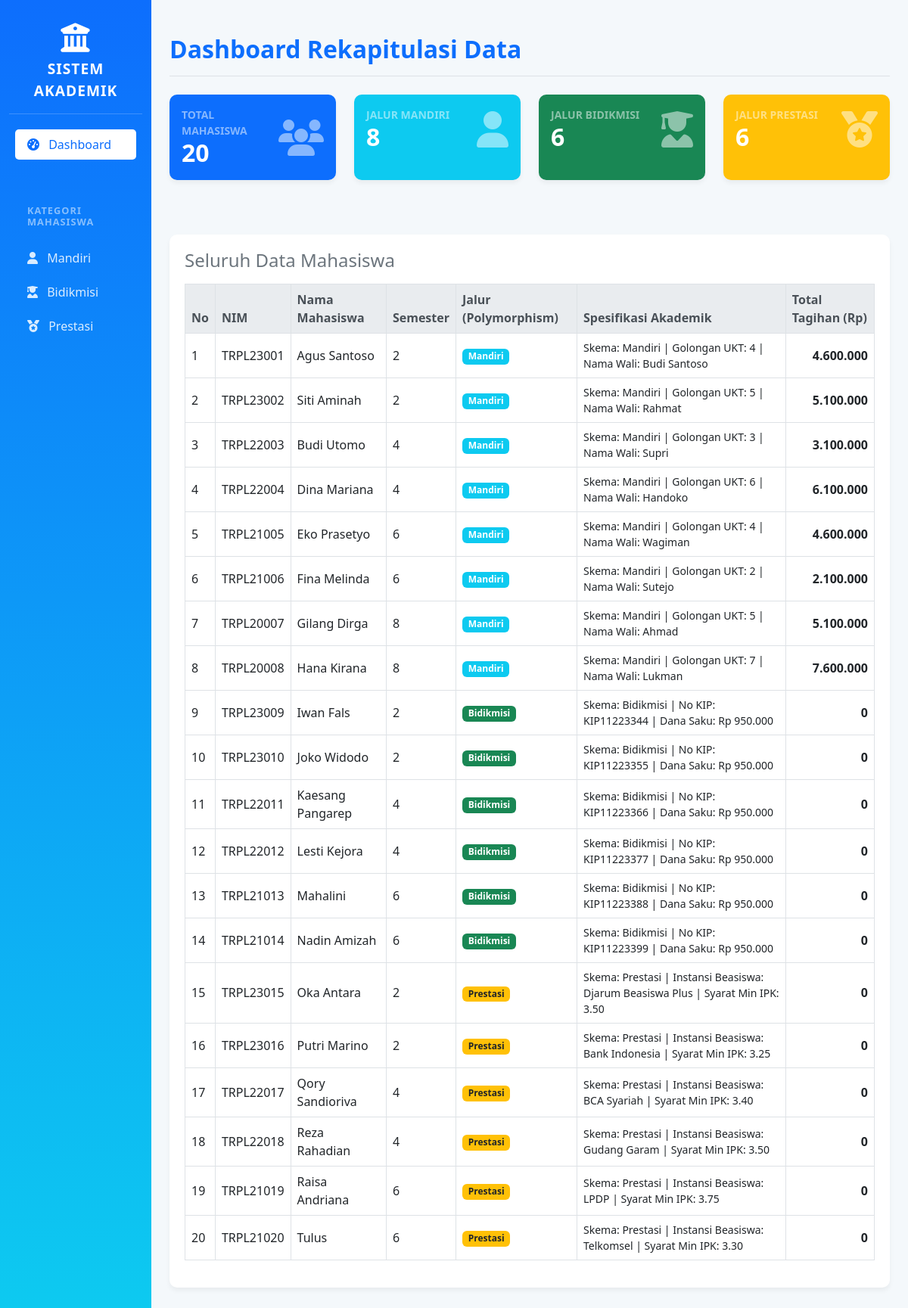
The page / on the database its author committed.
### tables this page shows
CREATE TABLE IF NOT EXISTS tabel_mahasiswa (
    id_mahasiswa INT AUTO_INCREMENT PRIMARY KEY,
    nama_mahasiswa VARCHAR(100) NOT NULL,
    nim VARCHAR(20) NOT NULL,
    semester INT NOT NULL,
    tarif_ukt_nominal DECIMAL(12,2) NOT NULL,
    jenis_pembiayaan ENUM('Mandiri', 'Bidikmisi', 'Prestasi') NOT NULL,
    
     
    golongan_ukt INT NULL,
    nama_wali VARCHAR(100) NULL,
    nomor_kip_kuliah VARCHAR(50) NULL,
    dana_saku_subsidi DECIMAL(12,2) NULL,
    nama_instansi_beasiswa VARCHAR(100) NULL,
    minimal_ipk_syarat DECIMAL(3,2) NULL
);

### classes/MahasiswaMandiri.php (called while the page is built, shortened)
<?php
require_once 'Mahasiswa.php';
class MahasiswaMandiri extends Mahasiswa
{
    protected $golonganUkt;
    protected $namaWali;
    public function __construct($id_mahasiswa, $nama_mahasiswa, $nim, $semester, $tarifUktNominal, $golonganUkt, $namaWali)
    {
        $this->golonganUkt = $golonganUkt;
        $this->namaWali = $namaWali;
    }
    public function hitungTagihanSemester()
    {
        return $this->tarifUktNominal + 100000;
    }
    public function tampilkanSpesifikasiAkademik()
    {
        return "Skema: Mandiri | Golongan UKT: {$this->golonganUkt} | Nama Wali: {$this->namaWali}";
    }
    public static function getMahasiswaMandiri($conn)
    {
        $sql = "SELECT * FROM tabel_mahasiswa WHERE jenis_pembiayaan = 'Mandiri'";
        $stmt = $conn->prepare($sql);
        $stmt->execute();
        $result = $stmt->fetchAll(PDO::FETCH_ASSOC);
        $data = [];
        foreach ($result as $row) {
            $data[] = new self(
                $row['id_mahasiswa'],
                $row['nama_mahasiswa'],
                $row['nim'],
                $row['semester'],
                $row['tarif_ukt_nominal'],
                $row['golongan_ukt'],
                $row['nama_wali']
            );
        }
        return $data;
    }
}

### classes/MahasiswaBidikmisi.php (called while the page is built, shortened)
<?php
require_once 'Mahasiswa.php';
class MahasiswaBidikmisi extends Mahasiswa
{
    protected $nomorKipKuliah;
    protected $danaSakuSubsidi;
    public function __construct($id_mahasiswa, $nama_mahasiswa, $nim, $semester, $tarifUktNominal, $nomorKipKuliah, $danaSakuSubsidi)
    {
        $this->nomorKipKuliah = $nomorKipKuliah;
        $this->danaSakuSubsidi = $danaSakuSubsidi;
    }
    public function hitungTagihanSemester()
    {
        return 0;
    }
    public function tampilkanSpesifikasiAkademik()
    {
        return "Skema: Bidikmisi | No KIP: {$this->nomorKipKuliah} | Dana Saku: Rp " . number_format($this->danaSakuSubsidi, 0, ',', '.');
    }
    public static function getMahasiswaBidikmisi($conn)
    {
        $sql = "SELECT * FROM tabel_mahasiswa WHERE jenis_pembiayaan = 'Bidikmisi'";
        $stmt = $conn->prepare($sql);
        $stmt->execute();
        $result = $stmt->fetchAll(PDO::FETCH_ASSOC);
        $data = [];
        foreach ($result as $row) {
            $data[] = new self(
                $row['id_mahasiswa'],
                $row['nama_mahasiswa'],
                $row['nim'],
                $row['semester'],
                $row['tarif_ukt_nominal'],
                $row['nomor_kip_kuliah'],
                $row['dana_saku_subsidi']
            );
        }
        return $data;
    }
}

### classes/MahasiswaPrestasi.php (called while the page is built, shortened)
<?php
require_once 'Mahasiswa.php';
class MahasiswaPrestasi extends Mahasiswa
{
    protected $namaInstansiBeasiswa;
    protected $minimalIpkSyarat;
    public function __construct($id_mahasiswa, $nama_mahasiswa, $nim, $semester, $tarifUktNominal, $namaInstansiBeasiswa, $minimalIpkSyarat)
    {
        $this->namaInstansiBeasiswa = $namaInstansiBeasiswa;
        $this->minimalIpkSyarat = $minimalIpkSyarat;
    }
    public function hitungTagihanSemester()
    {
        return $this->tarifUktNominal * 0.25;
    }
    public function tampilkanSpesifikasiAkademik()
    {
        return "Skema: Prestasi | Instansi Beasiswa: {$this->namaInstansiBeasiswa} | Syarat Min IPK: {$this->minimalIpkSyarat}";
    }
    public static function getMahasiswaPrestasi($conn)
    {
        $sql = "SELECT * FROM tabel_mahasiswa WHERE jenis_pembiayaan = 'Prestasi'";
        $stmt = $conn->prepare($sql);
        $stmt->execute();
        $result = $stmt->fetchAll(PDO::FETCH_ASSOC);
        $data = [];
        foreach ($result as $row) {
            $data[] = new self(
                $row['id_mahasiswa'],
                $row['nama_mahasiswa'],
                $row['nim'],
                $row['semester'],
                $row['tarif_ukt_nominal'],
                $row['nama_instansi_beasiswa'],
                $row['minimal_ipk_syarat']
            );
        }
        return $data;
    }
}

### classes/Mahasiswa.php (called while the page is built, shortened)
<?php
abstract class Mahasiswa
{
    protected $nama_mahasiswa;
    protected $nim;
    protected $semester;
    public function __construct($id_mahasiswa, $nama_mahasiswa, $nim, $semester, $tarifUktNominal)
    {
        $this->nama_mahasiswa  = $nama_mahasiswa;
        $this->nim             = $nim;
        $this->semester        = $semester;
        $this->tarifUktNominal = $tarifUktNominal;
    }
    public function getNamaMahasiswa()
    {
        return $this->nama_mahasiswa;
    }
    public function getNim()
    {
        return $this->nim;
    }
    public function getSemester()
    {
        return $this->semester;
    }
}

### index.php (the view, shortened to what this page needs)
<?php
require_once 'classes/MahasiswaMandiri.php';
require_once 'classes/MahasiswaBidikmisi.php';
require_once 'classes/MahasiswaPrestasi.php';
$database = Database::getInstance();
$pdo = $database->getConnection();
$page = isset($_GET['page']) ? $_GET['page'] : 'dashboard';
$dataMandiri   = MahasiswaMandiri::getMahasiswaMandiri($pdo);
$dataBidikmisi = MahasiswaBidikmisi::getMahasiswaBidikmisi($pdo);
$dataPrestasi  = MahasiswaPrestasi::getMahasiswaPrestasi($pdo);
$jmlMandiri   = count($dataMandiri);
$jmlBidikmisi = count($dataBidikmisi);
$jmlPrestasi  = count($dataPrestasi);
$totalData    = $jmlMandiri + $jmlBidikmisi + $jmlPrestasi;
?>
<!DOCTYPE html>
<html lang="id">
<head>
    <link href="https://cdn.jsdelivr.net/npm/bootstrap@5.3.0/dist/css/bootstrap.min.css" rel="stylesheet">
    <link rel="stylesheet" href="https://cdnjs.cloudflare.com/ajax/libs/font-awesome/6.4.0/css/all.min.css">
</head>
<body>
<div class="container-fluid">
    <div class="row">
        <nav class="col-md-3 col-lg-2 d-md-block sidebar collapse">
            <div class="position-sticky pt-3">
                <div class="sidebar-heading text-center">
                    <i class="fas fa-university mb-2 fa-2x"></i><br>
                    Sistem Akademik
                </div>
                <ul class="nav flex-column px-2">
                    <li class="nav-item">
                        <a class="nav-link <?= ($page == 'dashboard') ? 'active' : '' ?>" href="?page=dashboard">
                            <i class="fas fa-tachometer-alt me-2"></i> Dashboard
                        </a>
                    </li>
                    <li class="nav-item mt-3">
                        <h6 class="sidebar-heading text-white-50 px-3 mt-4 mb-1" style="font-size: 0.8rem; border-bottom: none;">Kategori Mahasiswa</h6>
                    </li>
                    <li class="nav-item">
                        <a class="nav-link <?= ($page == 'mandiri') ? 'active' : '' ?>" href="?page=mandiri">
                            <i class="fas fa-user me-2"></i> Mandiri
                        </a>
                    </li>
                    <li class="nav-item">
                        <a class="nav-link <?= ($page == 'bidikmisi') ? 'active' : '' ?>" href="?page=bidikmisi">
                            <i class="fas fa-user-graduate me-2"></i> Bidikmisi
                        </a>
                    </li>
                    <li class="nav-item">
                        <a class="nav-link <?= ($page == 'prestasi') ? 'active' : '' ?>" href="?page=prestasi">
                            <i class="fas fa-medal me-2"></i> Prestasi
                        </a>
                    </li>
                </ul>
            </div>
        </nav>
        <main class="col-md-9 ms-sm-auto col-lg-10 px-md-4 content-area">
            <div class="d-flex justify-content-between flex-wrap flex-md-nowrap align-items-center pt-3 pb-2 mb-4 border-bottom">
                <h1 class="h2 text-primary fw-bold">
                    <?php
                    if($page == 'dashboard') echo "Dashboard Rekapitulasi Data";
                    elseif($page == 'mandiri') echo "Daftar Registrasi - Mahasiswa Mandiri";
                    elseif($page == 'bidikmisi') echo "Daftar Registrasi - Mahasiswa Bidikmisi";
                    elseif($page == 'prestasi') echo "Daftar Registrasi - Mahasiswa Prestasi";
                    ?>
                </h1>
            </div>
            <?php if($page == 'dashboard'): ?>
            <div class="row mb-5">
                <div class="col-xl-3 col-md-6 mb-4">
                    <div class="card card-custom bg-primary text-white h-100">
                        <div class="card-body">
                            <div class="d-flex justify-content-between align-items-center">
                                <div>
                                    <div class="text-white-50 small text-uppercase fw-bold">Total Mahasiswa</div>
                                    <div class="h2 mb-0 fw-bold"><?= $totalData ?></div>
                                </div>
                                <i class="fas fa-users fa-3x text-white-50"></i>
                            </div>
                        </div>
                    </div>
                </div>
                <div class="col-xl-3 col-md-6 mb-4">
                    <div class="card card-custom bg-info text-white h-100">
                        <div class="card-body">
                            <div class="d-flex justify-content-between align-items-center">
                                <div>
                                    <div class="text-white-50 small text-uppercase fw-bold">Jalur Mandiri</div>
                                    <div class="h2 mb-0 fw-bold"><?= $jmlMandiri ?></div>
                                </div>
                                <i class="fas fa-user fa-3x text-white-50"></i>
                            </div>
                        </div>
                    </div>
                </div>
                <div class="col-xl-3 col-md-6 mb-4">
                    <div class="card card-custom bg-success text-white h-100">
                        <div class="card-body">
                            <div class="d-flex justify-content-between align-items-center">
                                <div>
                                    <div class="text-white-50 small text-uppercase fw-bold">Jalur Bidikmisi</div>
                                    <div class="h2 mb-0 fw-bold"><?= $jmlBidikmisi ?></div>
                                </div>
                                <i class="fas fa-user-graduate fa-3x text-white-50"></i>
                            </div>
                        </div>
                    </div>
                </div>
                <div class="col-xl-3 col-md-6 mb-4">
                    <div class="card card-custom bg-warning text-white h-100">
                        <div class="card-body">
                            <div class="d-flex justify-content-between align-items-center">
                                <div>
                                    <div class="text-white-50 small text-uppercase fw-bold">Jalur Prestasi</div>
                                    <div class="h2 mb-0 fw-bold"><?= $jmlPrestasi ?></div>
                                </div>
                                <i class="fas fa-medal fa-3x text-white-50"></i>
                            </div>
                        </div>
                    </div>
                </div>
            </div>
            <div class="table-responsive">
                <h4 class="mb-3 text-secondary">Seluruh Data Mahasiswa</h4>
                <table class="table table-hover table-bordered align-middle">
                    <thead>
                        <tr>
                            <th>No</th>
                            <th>NIM</th>
                            <th>Nama Mahasiswa</th>
                            <th>Semester</th>
                            <th>Jalur (Polymorphism)</th>
                            <th>Spesifikasi Akademik</th>
                            <th>Total Tagihan (Rp)</th>
                        </tr>
                    </thead>
                    <tbody>
                        <?php
                        $no = 1;
                        $allData = array_merge($dataMandiri, $dataBidikmisi, $dataPrestasi);
                        foreach($allData as $mhs):
                        ?>
                        <tr>
                            <td><?= $no++ ?></td>
                            <td><?= $mhs->getNim() ?></td>
                            <td><?= $mhs->getNamaMahasiswa() ?></td>
                            <td><?= $mhs->getSemester() ?></td>
                            <td>
                                <?php
                                    if($mhs instanceof MahasiswaMandiri) echo '<span class="badge bg-info">Mandiri</span>';
                                    elseif($mhs instanceof MahasiswaBidikmisi) echo '<span class="badge bg-success">Bidikmisi</span>';
                                    elseif($mhs instanceof MahasiswaPrestasi) echo '<span class="badge bg-warning text-dark">Prestasi</span>';
                                ?>
                            </td>
                            <td class="small"><?= $mhs->tampilkanSpesifikasiAkademik() ?></td>
                            <td class="text-end fw-bold"><?= number_format($mhs->hitungTagihanSemester(), 0, ',', '.') ?></td>
                        </tr>
                        <?php endforeach; ?>
                    </tbody>
                </table>
            </div>
            <?php endif; ?>
        </main>
    </div>
</div>
</body>
</html>

### index.php (style rules this page uses)
body { background-color: #f4f8fb; font-family: 'Segoe UI', Tahoma, Geneva, Verdana, sans-serif; }
.sidebar { background: linear-gradient(180deg, #0d6efd 0%, #0dcaf0 100%); min-height: 100vh; color: #fff; }
.sidebar .nav-link { color: rgba(255, 255, 255, 0.85); font-weight: 500; margin-bottom: 5px; border-radius: 5px; }
.sidebar .nav-link:hover, .sidebar .nav-link.active { color: #0d6efd; background-color: #fff; }
.sidebar .sidebar-heading { font-size: 1.2rem; text-transform: uppercase; font-weight: 700; letter-spacing: 1px; padding: 15px 20px; border-bottom: 1px solid rgba(255,255,255,0.2); margin-bottom: 20px; }
.content-area { padding: 30px; }
.card-custom { border: none; border-radius: 10px; box-shadow: 0 4px 6px rgba(0,0,0,0.05); transition: transform 0.2s; }
.table-responsive { background: #fff; padding: 20px; border-radius: 10px; box-shadow: 0 4px 6px rgba(0,0,0,0.05); }
.table thead th { background-color: #e9ecef; color: #495057; font-weight: 600; }

### rows shown on the page
tabel_mahasiswa: nim "TRPL23001", nama_mahasiswa "Agus Santoso", semester "2", shows "Mandiri", $mhs->tampilkanSpesifikasiAkademik() "Skema: Mandiri | Golongan UKT: 4 | Nama Wali: Budi Santoso", tarif_ukt_nominal "4.600.000"
tabel_mahasiswa: nim "TRPL23002", nama_mahasiswa "Siti Aminah", semester "2", shows "Mandiri", $mhs->tampilkanSpesifikasiAkademik() "Skema: Mandiri | Golongan UKT: 5 | Nama Wali: Rahmat", tarif_ukt_nominal "5.100.000"
tabel_mahasiswa: nim "TRPL22003", nama_mahasiswa "Budi Utomo", semester "4", shows "Mandiri", $mhs->tampilkanSpesifikasiAkademik() "Skema: Mandiri | Golongan UKT: 3 | Nama Wali: Supri", tarif_ukt_nominal "3.100.000"
tabel_mahasiswa: nim "TRPL22004", nama_mahasiswa "Dina Mariana", semester "4", shows "Mandiri", $mhs->tampilkanSpesifikasiAkademik() "Skema: Mandiri | Golongan UKT: 6 | Nama Wali: Handoko", tarif_ukt_nominal "6.100.000"
tabel_mahasiswa: nim "TRPL21005", nama_mahasiswa "Eko Prasetyo", semester "6", shows "Mandiri", $mhs->tampilkanSpesifikasiAkademik() "Skema: Mandiri | Golongan UKT: 4 | Nama Wali: Wagiman", tarif_ukt_nominal "4.600.000"
tabel_mahasiswa: nim "TRPL21006", nama_mahasiswa "Fina Melinda", semester "6", shows "Mandiri", $mhs->tampilkanSpesifikasiAkademik() "Skema: Mandiri | Golongan UKT: 2 | Nama Wali: Sutejo", tarif_ukt_nominal "2.100.000"
tabel_mahasiswa: nim "TRPL20007", nama_mahasiswa "Gilang Dirga", semester "8", shows "Mandiri", $mhs->tampilkanSpesifikasiAkademik() "Skema: Mandiri | Golongan UKT: 5 | Nama Wali: Ahmad", tarif_ukt_nominal "5.100.000"
tabel_mahasiswa: nim "TRPL20008", nama_mahasiswa "Hana Kirana", semester "8", shows "Mandiri", $mhs->tampilkanSpesifikasiAkademik() "Skema: Mandiri | Golongan UKT: 7 | Nama Wali: Lukman", tarif_ukt_nominal "7.600.000"
tabel_mahasiswa: nim "TRPL23009", nama_mahasiswa "Iwan Fals", semester "2", shows "Bidikmisi", $mhs->tampilkanSpesifikasiAkademik() "Skema: Bidikmisi | No KIP: KIP11223344 | Dana Saku: Rp 950.000", hitungTagihanSemester "0"
tabel_mahasiswa: nim "TRPL23010", nama_mahasiswa "Joko Widodo", semester "2", shows "Bidikmisi", $mhs->tampilkanSpesifikasiAkademik() "Skema: Bidikmisi | No KIP: KIP11223355 | Dana Saku: Rp 950.000", hitungTagihanSemester "0"
tabel_mahasiswa: nim "TRPL22011", nama_mahasiswa "Kaesang Pangarep", semester "4", shows "Bidikmisi", $mhs->tampilkanSpesifikasiAkademik() "Skema: Bidikmisi | No KIP: KIP11223366 | Dana Saku: Rp 950.000", hitungTagihanSemester "0"
tabel_mahasiswa: nim "TRPL22012", nama_mahasiswa "Lesti Kejora", semester "4", shows "Bidikmisi", $mhs->tampilkanSpesifikasiAkademik() "Skema: Bidikmisi | No KIP: KIP11223377 | Dana Saku: Rp 950.000", hitungTagihanSemester "0"
tabel_mahasiswa: nim "TRPL21013", nama_mahasiswa "Mahalini", semester "6", shows "Bidikmisi", $mhs->tampilkanSpesifikasiAkademik() "Skema: Bidikmisi | No KIP: KIP11223388 | Dana Saku: Rp 950.000", hitungTagihanSemester "0"
tabel_mahasiswa: nim "TRPL21014", nama_mahasiswa "Nadin Amizah", semester "6", shows "Bidikmisi", $mhs->tampilkanSpesifikasiAkademik() "Skema: Bidikmisi | No KIP: KIP11223399 | Dana Saku: Rp 950.000", hitungTagihanSemester "0"
tabel_mahasiswa: nim "TRPL23015", nama_mahasiswa "Oka Antara", semester "2", shows "Prestasi", $mhs->tampilkanSpesifikasiAkademik() "Skema: Prestasi | Instansi Beasiswa: Djarum Beasiswa Plus | Syarat Min IPK: 3.50", tarif_ukt_nominal "0"
tabel_mahasiswa: nim "TRPL23016", nama_mahasiswa "Putri Marino", semester "2", shows "Prestasi", $mhs->tampilkanSpesifikasiAkademik() "Skema: Prestasi | Instansi Beasiswa: Bank Indonesia | Syarat Min IPK: 3.25", tarif_ukt_nominal "0"
tabel_mahasiswa: nim "TRPL22017", nama_mahasiswa "Qory Sandioriva", semester "4", shows "Prestasi", $mhs->tampilkanSpesifikasiAkademik() "Skema: Prestasi | Instansi Beasiswa: BCA Syariah | Syarat Min IPK: 3.40", tarif_ukt_nominal "0"
tabel_mahasiswa: nim "TRPL22018", nama_mahasiswa "Reza Rahadian", semester "4", shows "Prestasi", $mhs->tampilkanSpesifikasiAkademik() "Skema: Prestasi | Instansi Beasiswa: Gudang Garam | Syarat Min IPK: 3.50", tarif_ukt_nominal "0"
tabel_mahasiswa: nim "TRPL21019", nama_mahasiswa "Raisa Andriana", semester "6", shows "Prestasi", $mhs->tampilkanSpesifikasiAkademik() "Skema: Prestasi | Instansi Beasiswa: LPDP | Syarat Min IPK: 3.75", tarif_ukt_nominal "0"
tabel_mahasiswa: nim "TRPL21020", nama_mahasiswa "Tulus", semester "6", shows "Prestasi", $mhs->tampilkanSpesifikasiAkademik() "Skema: Prestasi | Instansi Beasiswa: Telkomsel | Syarat Min IPK: 3.30", tarif_ukt_nominal "0"

### other values the page prints
$totalData "20"
$jmlMandiri "8"
$jmlBidikmisi "6"
$jmlPrestasi "6"
